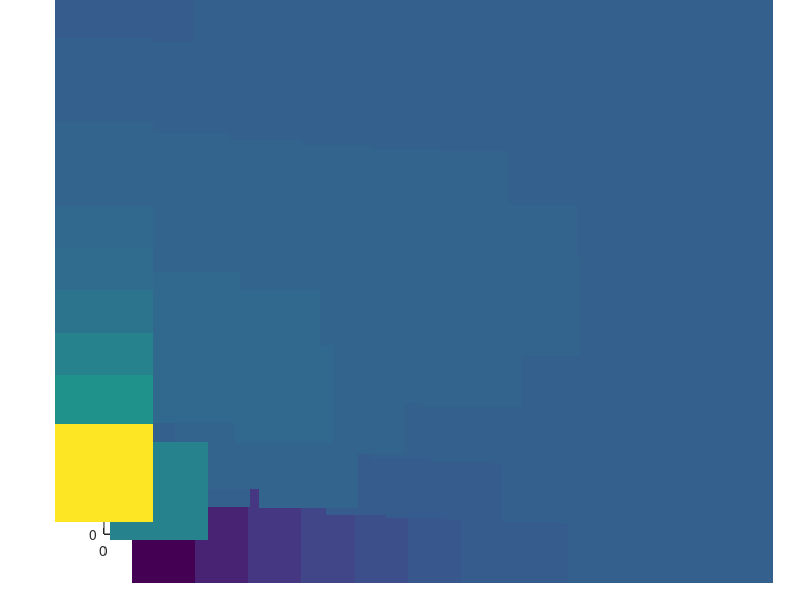
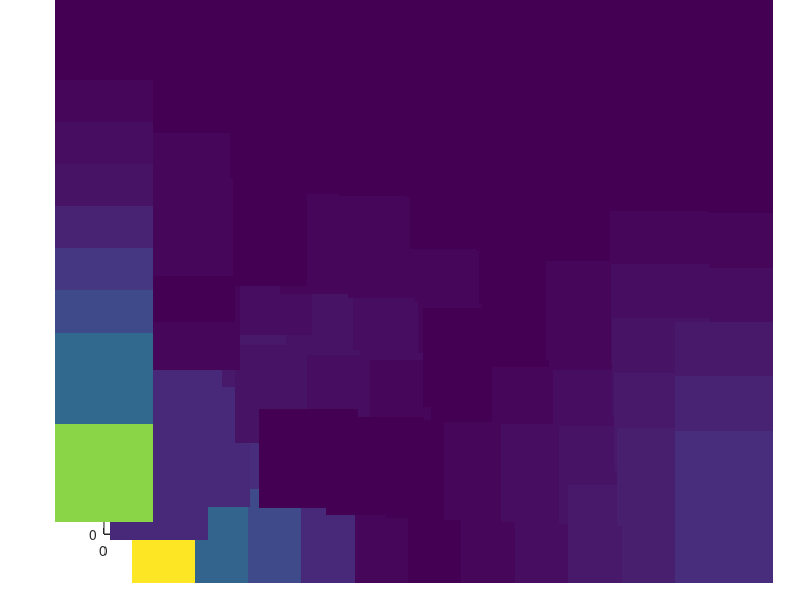
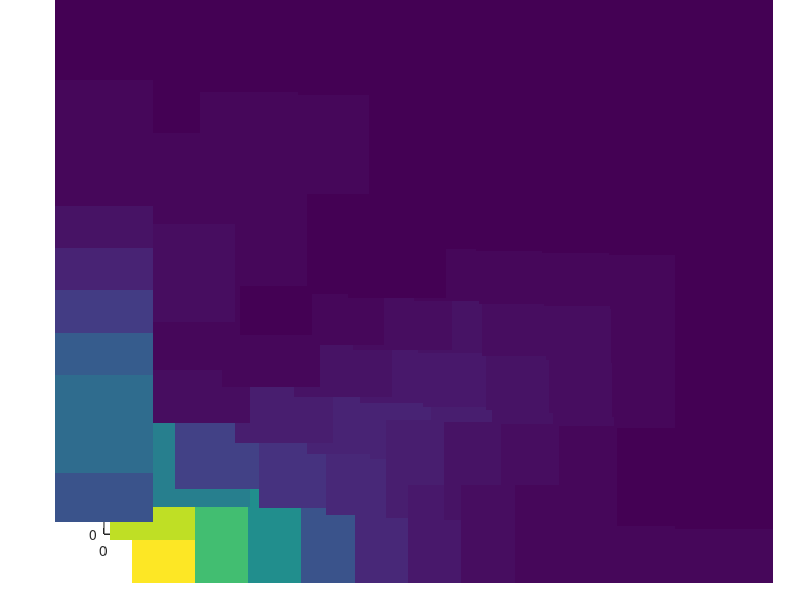

MATLAB code to generate these figures, in order:

load Sxy.dat;
load nodes.dat;
n_nodes=size(nodes,1);


figure(2)
clf
scatter3(nodes(:,2),nodes(:,3),Sxy(:,2),5000,abs(Sxy(:,2)),'s','filled')
view(0,90);

figure(3)
clf
scatter3(nodes(:,2),nodes(:,3),Sxy(:,3),5000,abs(Sxy(:,3)),'s','filled')
view(0,90);

figure(4)
clf
scatter3(nodes(:,2),nodes(:,3),Sxy(:,4),5000,abs(Sxy(:,4)),'s','filled')
view(0,90);
